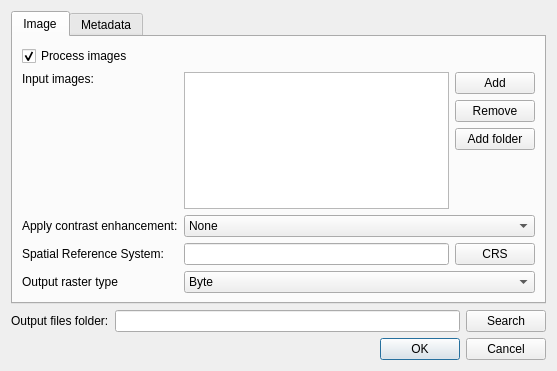
<?xml version="1.0" encoding="UTF-8"?>
<ui version="4.0">
 <class>Dialog</class>
 <widget class="QDialog" name="Dialog">
  <property name="geometry">
   <rect>
    <x>0</x>
    <y>0</y>
    <width>557</width>
    <height>371</height>
   </rect>
  </property>
  <property name="windowTitle">
   <string>Preparação de imagens para mosaicos</string>
  </property>
  <layout class="QVBoxLayout" name="verticalLayout_2">
   <item>
    <widget class="QTabWidget" name="tabWidget">
     <property name="currentIndex">
      <number>0</number>
     </property>
     <widget class="QWidget" name="tab">
      <attribute name="title">
       <string>Image</string>
      </attribute>
      <layout class="QFormLayout" name="formLayout">
       <item row="0" column="0" colspan="2">
        <widget class="QCheckBox" name="checkBox">
         <property name="text">
          <string>Process images</string>
         </property>
         <property name="checked">
          <bool>true</bool>
         </property>
        </widget>
       </item>
       <item row="2" column="0">
        <widget class="QLabel" name="label">
         <property name="text">
          <string>Input images:</string>
         </property>
         <property name="alignment">
          <set>Qt::AlignLeading|Qt::AlignLeft|Qt::AlignTop</set>
         </property>
        </widget>
       </item>
       <item row="2" column="1">
        <layout class="QHBoxLayout" name="horizontalLayout_2">
         <item>
          <widget class="QListWidget" name="fileListWidget"/>
         </item>
         <item>
          <layout class="QVBoxLayout" name="verticalLayout">
           <item>
            <widget class="QPushButton" name="addButton">
             <property name="text">
              <string>Add</string>
             </property>
            </widget>
           </item>
           <item>
            <widget class="QPushButton" name="removeButton">
             <property name="text">
              <string>Remove</string>
             </property>
            </widget>
           </item>
           <item>
            <widget class="QPushButton" name="addFolderButton">
             <property name="text">
              <string>Add folder</string>
             </property>
            </widget>
           </item>
           <item>
            <spacer name="verticalSpacer">
             <property name="orientation">
              <enum>Qt::Vertical</enum>
             </property>
             <property name="sizeHint" stdset="0">
              <size>
               <width>20</width>
               <height>40</height>
              </size>
             </property>
            </spacer>
           </item>
          </layout>
         </item>
        </layout>
       </item>
       <item row="8" column="0">
        <widget class="QLabel" name="label_4">
         <property name="text">
          <string>Spatial Reference System:</string>
         </property>
        </widget>
       </item>
       <item row="8" column="1">
        <layout class="QHBoxLayout" name="horizontalLayout">
         <item>
          <widget class="QLineEdit" name="srLineEdit"/>
         </item>
         <item>
          <widget class="QPushButton" name="srsButton">
           <property name="text">
            <string>CRS</string>
           </property>
          </widget>
         </item>
        </layout>
       </item>
       <item row="11" column="0">
        <widget class="QLabel" name="label_5">
         <property name="text">
          <string>Output raster type</string>
         </property>
        </widget>
       </item>
       <item row="11" column="1">
        <widget class="QComboBox" name="numberComboBox">
         <item>
          <property name="text">
           <string>Byte</string>
          </property>
         </item>
         <item>
          <property name="text">
           <string>Unsigned Int 16</string>
          </property>
         </item>
         <item>
          <property name="text">
           <string>Int 16</string>
          </property>
         </item>
         <item>
          <property name="text">
           <string>Unsigned Int 32</string>
          </property>
         </item>
         <item>
          <property name="text">
           <string>Int 32</string>
          </property>
         </item>
         <item>
          <property name="text">
           <string>Float 32</string>
          </property>
         </item>
         <item>
          <property name="text">
           <string>Float 64</string>
          </property>
         </item>
        </widget>
       </item>
       <item row="5" column="0">
        <widget class="QLabel" name="label_3">
         <property name="text">
          <string>Apply contrast enhancement:</string>
         </property>
        </widget>
       </item>
       <item row="5" column="1">
        <widget class="QComboBox" name="stretchComboBox">
         <item>
          <property name="text">
           <string>None</string>
          </property>
         </item>
         <item>
          <property name="text">
           <string>Linear 2%</string>
          </property>
         </item>
        </widget>
       </item>
      </layout>
     </widget>
     <widget class="QWidget" name="tab_2">
      <attribute name="title">
       <string>Metadata</string>
      </attribute>
      <layout class="QFormLayout" name="formLayout_2">
       <item row="6" column="0">
        <widget class="QLabel" name="label_2">
         <property name="text">
          <string>Metadata output XML model:</string>
         </property>
        </widget>
       </item>
       <item row="6" column="1">
        <layout class="QHBoxLayout" name="horizontalLayout_3">
         <item>
          <widget class="QLineEdit" name="lineEdit_2"/>
         </item>
         <item>
          <widget class="QPushButton" name="xmlModelButton">
           <property name="text">
            <string>Search</string>
           </property>
          </widget>
         </item>
        </layout>
       </item>
       <item row="5" column="0" colspan="2">
        <widget class="QCheckBox" name="checkBox_2">
         <property name="text">
          <string>Process metadata</string>
         </property>
        </widget>
       </item>
      </layout>
     </widget>
    </widget>
   </item>
   <item>
    <layout class="QHBoxLayout" name="horizontalLayout_4">
     <item>
      <widget class="QLabel" name="label_6">
       <property name="text">
        <string>Output files folder:</string>
       </property>
      </widget>
     </item>
     <item>
      <widget class="QLineEdit" name="outputFolderEdit"/>
     </item>
     <item>
      <widget class="QPushButton" name="outputFolderButton">
       <property name="text">
        <string>Search</string>
       </property>
      </widget>
     </item>
    </layout>
   </item>
   <item>
    <widget class="QDialogButtonBox" name="buttonBox">
     <property name="orientation">
      <enum>Qt::Horizontal</enum>
     </property>
     <property name="standardButtons">
      <set>QDialogButtonBox::Cancel|QDialogButtonBox::Ok</set>
     </property>
    </widget>
   </item>
  </layout>
 </widget>
 <resources/>
 <connections>
  <connection>
   <sender>buttonBox</sender>
   <signal>accepted()</signal>
   <receiver>Dialog</receiver>
   <slot>accept()</slot>
   <hints>
    <hint type="sourcelabel">
     <x>248</x>
     <y>254</y>
    </hint>
    <hint type="destinationlabel">
     <x>157</x>
     <y>274</y>
    </hint>
   </hints>
  </connection>
  <connection>
   <sender>buttonBox</sender>
   <signal>rejected()</signal>
   <receiver>Dialog</receiver>
   <slot>reject()</slot>
   <hints>
    <hint type="sourcelabel">
     <x>316</x>
     <y>260</y>
    </hint>
    <hint type="destinationlabel">
     <x>286</x>
     <y>274</y>
    </hint>
   </hints>
  </connection>
 </connections>
</ui>
